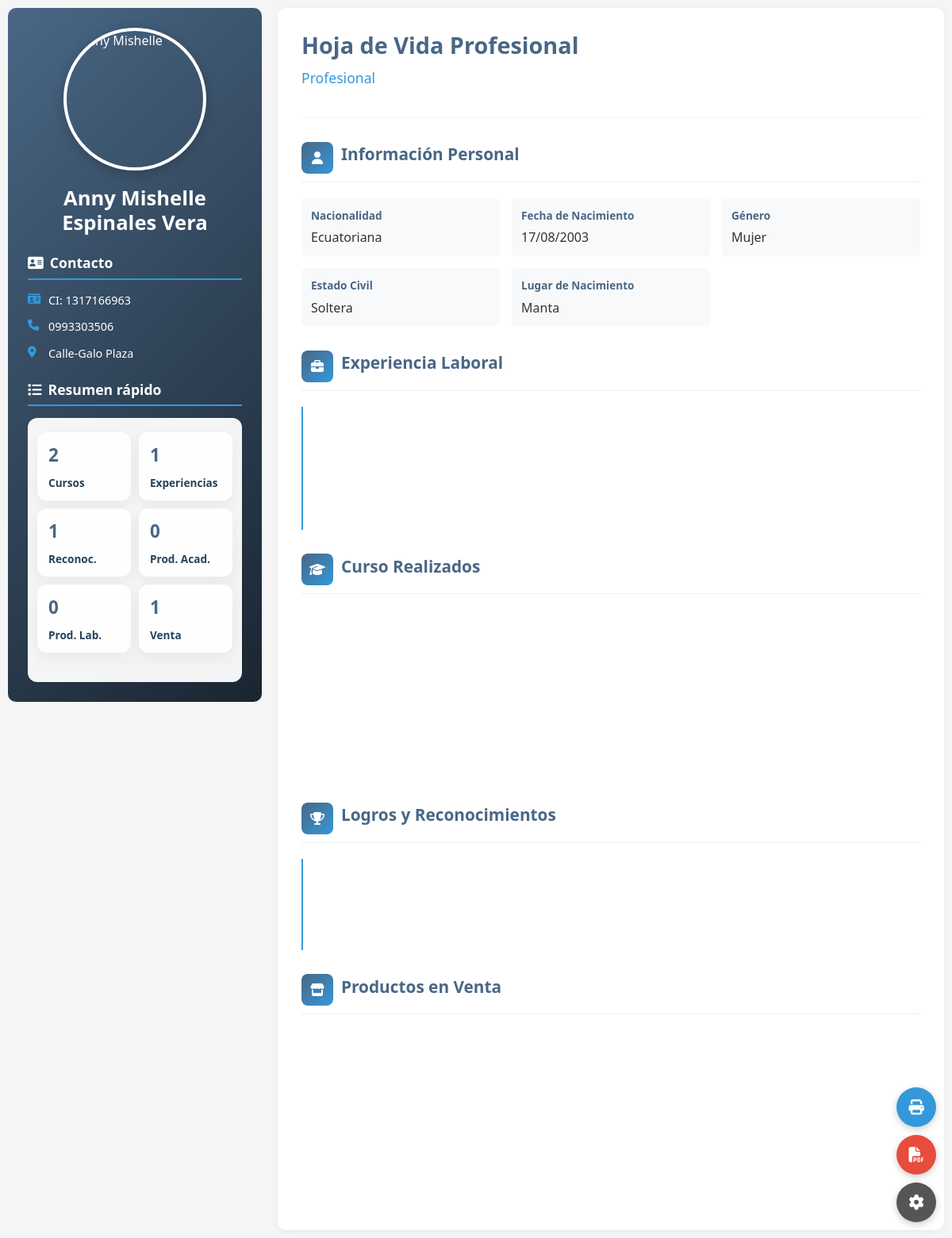
The page / on the database its author committed.
### curriculum/models.py (models this page shows, shortened)
class DatosPersonales(models.Model):
    SEXO_CHOICES = [('H', 'Hombre'), ('M', 'Mujer')]
    idperfil = models.AutoField(primary_key=True)
    descripcionperfil = models.CharField(max_length=50, blank=True, null=True)
    perfilactivo = models.IntegerField(default=1)
    apellidos = models.CharField(max_length=60)
    nombres = models.CharField(max_length=60)
    foto_perfil = CloudinaryField('image', folder='fotos_perfil/', blank=True, null=True)
    nacionalidad = models.CharField(max_length=20, blank=True, null=True)
    lugarnacimiento = models.CharField(max_length=60, blank=True, null=True)
    fechanacimiento = models.DateField(
        blank=True,
        null=True,
        validators=[validar_fecha_no_futura, validar_rango_edad_realista]
    )
    numerocedula = models.CharField(
        max_length=10,
        unique=True,
        validators=[RegexValidator(r'^\d{10}$', 'La cédula debe contener exactamente 10 dígitos numéricos')]
    )
    sexo = models.CharField(max_length=1, choices=SEXO_CHOICES)
    estadocivil = models.CharField(max_length=50, blank=True, null=True)
    licenciaconducir = models.CharField(max_length=6, blank=True, null=True)
    telefonoconvencional = models.CharField(max_length=15, blank=True, null=True)
    telefonofijo = models.CharField(max_length=15, blank=True, null=True)
    direcciontrabajo = models.CharField(max_length=50, blank=True, null=True)
    direcciondomiciliaria = models.CharField(max_length=50, blank=True, null=True)
    sitioweb = models.CharField(max_length=60, blank=True, null=True)
    mostrar_experiencia = models.BooleanField(default=True)
    mostrar_reconocimientos = models.BooleanField(default=True)
    mostrar_cursos = models.BooleanField(default=True)
    mostrar_productos_academicos = models.BooleanField(default=True)
    mostrar_productos_laborales = models.BooleanField(default=True)
    mostrar_venta_garage = models.BooleanField(default=False)
    imprimir_experiencia = models.BooleanField(default=True, verbose_name="¿Imprimir Experiencia?")
    imprimir_reconocimientos = models.BooleanField(default=True, verbose_name="¿Imprimir Reconocimientos?")
    imprimir_cursos = models.BooleanField(default=True, verbose_name="¿Imprimir Cursos?")
    imprimir_productos_academicos = models.BooleanField(default=True, verbose_name="¿Imprimir Productos Académicos?")
    imprimir_productos_laborales = models.BooleanField(default=True, verbose_name="¿Imprimir Productos Laborales?")
    imprimir_venta_garage = models.BooleanField(default=True, verbose_name="¿Imprimir Venta Garage?")
    class Meta:
        db_table = 'datospersonales'
        verbose_name = 'Datos Personales'
        verbose_name_plural = 'Datos Personales'

### curriculum/views.py (the view)
# urls.py: path('', views.hoja_de_vida, name='hoja_de_vida'),
def hoja_de_vida(request):
    perfil = DatosPersonales.objects.filter(perfilactivo=1).first()
    context = {
        'perfil': perfil,
        'hoy': date.today(),
    }
    if perfil:
        if perfil.mostrar_experiencia:
            context['experiencias'] = perfil.experiencias.filter(
                activarparaqueseveaenfront=True
            ).order_by('-fechainiciogestion')
        if perfil.mostrar_cursos:
            context['cursos'] = perfil.cursos.filter(
                activarparaqueseveaenfront=True
            ).order_by('-fechainicio')
        if perfil.mostrar_reconocimientos:
            context['reconocimientos'] = perfil.reconocimientos.filter(
                activarparaqueseveaenfront=True
            ).order_by('-fechareconocimiento')
        if perfil.mostrar_productos_academicos:
            context['productos_academicos'] = perfil.productos_academicos.filter(
                activarparaqueseveaenfront=True
            ).order_by('-fecha_registro')
        if perfil.mostrar_productos_laborales:
            context['productos_laborales'] = perfil.productos_laborales.filter(
                activarparaqueseveaenfront=True
            ).order_by('-fechaproducto')
        if perfil.mostrar_venta_garage:
            context['ventas_garage'] = perfil.ventas_garage.filter(
                activarparaqueseveaenfront=True
            ).order_by('-fecha_publicacion')
    return render(request, 'curriculum/hoja_de_vida.html', context)

### curriculum/templates/curriculum/hoja_de_vida.html (shortened to what this page needs)
<!DOCTYPE html>
<html lang="es">
<head>
    <link href="https://cdn.jsdelivr.net/npm/bootstrap@5.3.0/dist/css/bootstrap.min.css" rel="stylesheet">
    <link rel="stylesheet" href="https://cdnjs.cloudflare.com/ajax/libs/font-awesome/6.4.0/css/all.min.css">
</head>
<body>
    {% if perfil %}
    <div class="cv-container">
        <aside class="sidebar">
            {% if perfil.foto_perfil %}
            <img src="{{ perfil.foto_perfil.url }}" alt="{{ perfil.nombres }}" class="profile-img">
            {% else %}
            <div class="profile-img-placeholder" style="width: 180px; height: 180px; background: #ddd; border-radius: 50%; margin: 0 auto 20px;"></div>
            {% endif %}
            <h1 class="profile-name">{{ perfil.nombres }} {{ perfil.apellidos }}</h1>
            <h3 class="section-title-sidebar">
                <i class="fas fa-address-card"></i>Contacto
            </h3>
            <div class="contact-info">
                {% if perfil.numerocedula %}
                <div class="contact-item">
                    <i class="fas fa-id-card"></i>
                    <span>CI: {{ perfil.numerocedula }}</span>
                </div>
                {% endif %}
                {% if perfil.telefonoconvencional %}
                <div class="contact-item">
                    <i class="fas fa-phone"></i>
                    <span>{{ perfil.telefonoconvencional }}</span>
                </div>
                {% endif %}
                {% if perfil.direcciondomiciliaria %}
                <div class="contact-item">
                    <i class="fas fa-map-marker-alt"></i>
                    <span>{{ perfil.direcciondomiciliaria }}</span>
                </div>
                {% endif %}
            </div>
            <h3 class="section-title-sidebar">
                <i class="fas fa-list"></i>Resumen rápido
            </h3>
            {% with cursos_count=cursos|default:''|length experiencias_count=experiencias|default:''|length reconocimientos_count=reconocimientos|default:''|length prod_acad_count=productos_academicos|default:''|length prod_lab_count=productos_laborales|default:''|length ventas_count=ventas_garage|default:''|length %}
            <div style="background: rgba(255,255,255,0.95); color:#0b2740; padding:12px; border-radius:12px;">
                <div class="small-card-grid" style="grid-template-columns: repeat(2, 1fr);">
                    <div class="small-card" style="flex-direction:column; align-items:flex-start;">
                        <div style="font-size:1.4rem; font-weight:800; color:var(--primary-color);">{{ cursos_count|default:0 }}</div>
                        <div style="font-size:0.85rem; font-weight:600; color:#27435a;">Cursos</div>
                    </div>
                    <div class="small-card" style="flex-direction:column; align-items:flex-start;">
                        <div style="font-size:1.4rem; font-weight:800; color:var(--primary-color);">{{ experiencias_count|default:0 }}</div>
                        <div style="font-size:0.85rem; font-weight:600; color:#27435a;">Experiencias</div>
                    </div>
                    <div class="small-card" style="flex-direction:column; align-items:flex-start;">
                        <div style="font-size:1.4rem; font-weight:800; color:var(--primary-color);">{{ reconocimientos_count|default:0 }}</div>
                        <div style="font-size:0.85rem; font-weight:600; color:#27435a;">Reconoc.</div>
                    </div>
                    <div class="small-card" style="flex-direction:column; align-items:flex-start;">
                        <div style="font-size:1.4rem; font-weight:800; color:var(--primary-color);">{{ prod_acad_count|default:0 }}</div>
                        <div style="font-size:0.85rem; font-weight:600; color:#27435a;">Prod. Acad.</div>
                    </div>
                    <div class="small-card" style="flex-direction:column; align-items:flex-start;">
                        <div style="font-size:1.4rem; font-weight:800; color:var(--primary-color);">{{ prod_lab_count|default:0 }}</div>
                        <div style="font-size:0.85rem; font-weight:600; color:#27435a;">Prod. Lab.</div>
                    </div>
                    <div class="small-card" style="flex-direction:column; align-items:flex-start;">
                        <div style="font-size:1.4rem; font-weight:800; color:var(--primary-color);">{{ ventas_count|default:0 }}</div>
                        <div style="font-size:0.85rem; font-weight:600; color:#27435a;">Venta</div>
                    </div>
                </div>
                <hr style="margin:12px 0; border-color: rgba(11,39,64,0.06);">
            </div>
            {% endwith %}
        </aside>
        <main class="main-content">
            <div class="content-header">
                <h1 class="main-title">Hoja de Vida Profesional</h1>
                <p class="main-subtitle">{{ perfil.profesion|default:"Profesional" }}</p>
            </div>
            <section class="content-section">
                <div class="section-header">
                    <div class="section-icon">
                        <i class="fas fa-user"></i>
                    </div>
                    <h2 class="section-title">Información Personal</h2>
                </div>
                <div class="info-grid">
                    {% if perfil.nacionalidad %}
                    <div class="info-item">
                        <div class="info-label">Nacionalidad</div>
                        <div>{{ perfil.nacionalidad }}</div>
                    </div>
                    {% endif %}
                    {% if perfil.fechanacimiento %}
                    <div class="info-item">
                        <div class="info-label">Fecha de Nacimiento</div>
                        <div>{{ perfil.fechanacimiento|date:"d/m/Y" }}</div>
                    </div>
                    {% endif %}
                    {% if perfil.sexo %}
                    <div class="info-item">
                        <div class="info-label">Género</div>
                        <div>{{ perfil.get_sexo_display }}</div>
                    </div>
                    {% endif %}
                    {% if perfil.estadocivil %}
                    <div class="info-item">
                        <div class="info-label">Estado Civil</div>
                        <div>{{ perfil.estadocivil }}</div>
                    </div>
                    {% endif %}
                    {% if perfil.lugarnacimiento %}
                    <div class="info-item">
                        <div class="info-label">Lugar de Nacimiento</div>
                        <div>{{ perfil.lugarnacimiento }}</div>
                    </div>
                    {% endif %}
                </div>
            </section>
            {% if experiencias and perfil.mostrar_experiencia %}
            <section class="content-section">
                <div class="section-header">
                    <div class="section-icon">
                        <i class="fas fa-briefcase"></i>
                    </div>
                    <h2 class="section-title">Experiencia Laboral</h2>
                </div>
                <div class="timeline-compact">
                </div>
            </section>
            {% endif %}
            {% if cursos and perfil.mostrar_cursos %}
            <section class="content-section">
                <div class="section-header">
                    <div class="section-icon">
                        <i class="fas fa-graduation-cap"></i>
                    </div>
                    <h2 class="section-title">Curso Realizados</h2>
                </div>
                <div class="product-grid">
                </div>
            </section>
            {% endif %}
            {% if reconocimientos and perfil.mostrar_reconocimientos %}
            <section class="content-section">
                <div class="section-header">
                    <div class="section-icon">
                        <i class="fas fa-trophy"></i>
                    </div>
                    <h2 class="section-title">Logros y Reconocimientos</h2>
                </div>
                <div class="timeline-compact">
                </div>
            </section>
            {% endif %}
            {% if ventas_garage and perfil.mostrar_venta_garage %}
            <section class="content-section">
                <div class="section-header">
                    <div class="section-icon">
                        <i class="fas fa-store"></i>
                    </div>
                    <h2 class="section-title">Productos en Venta</h2>
                </div>
                <div class="product-grid">
                </div>
            </section>
            {% endif %}
        </main>
    </div>
        <div class="floating-actions">
                <button class="floating-btn btn-print" onclick="window.print()" title="Imprimir">
                        <i class="fas fa-print"></i>
                </button>
                <button class="floating-btn btn-pdf" title="Descargar PDF" data-bs-toggle="modal" data-bs-target="#pdfOptionsModal">
                        <i class="fas fa-file-pdf"></i>
                </button>
                <a href="/admin/" class="floating-btn btn-admin" title="Panel de Administración">
                        <i class="fas fa-cog"></i>
                </a>
        </div>
    {% endif %}
</body>
</html>

### rows shown on the page
DatosPersonales: nombres "Anny Mishelle", apellidos "Espinales Vera", numerocedula "1317166963", telefonoconvencional "0993303506", direcciondomiciliaria "Calle-Galo Plaza", nacionalidad "Ecuatoriana", fechanacimiento "17/08/2003", sexo "Mujer", estadocivil "Soltera", lugarnacimiento "Manta"

### other values the page prints
{{ cursos_count|default:0 }} "2"
{{ experiencias_count|default:0 }} "1"
{{ reconocimientos_count|default:0 }} "1"
{{ prod_acad_count|default:0 }} "0"
{{ prod_lab_count|default:0 }} "0"
{{ ventas_count|default:0 }} "1"
{{ perfil.profesion|default:"Profesional" }} "Profesional"
